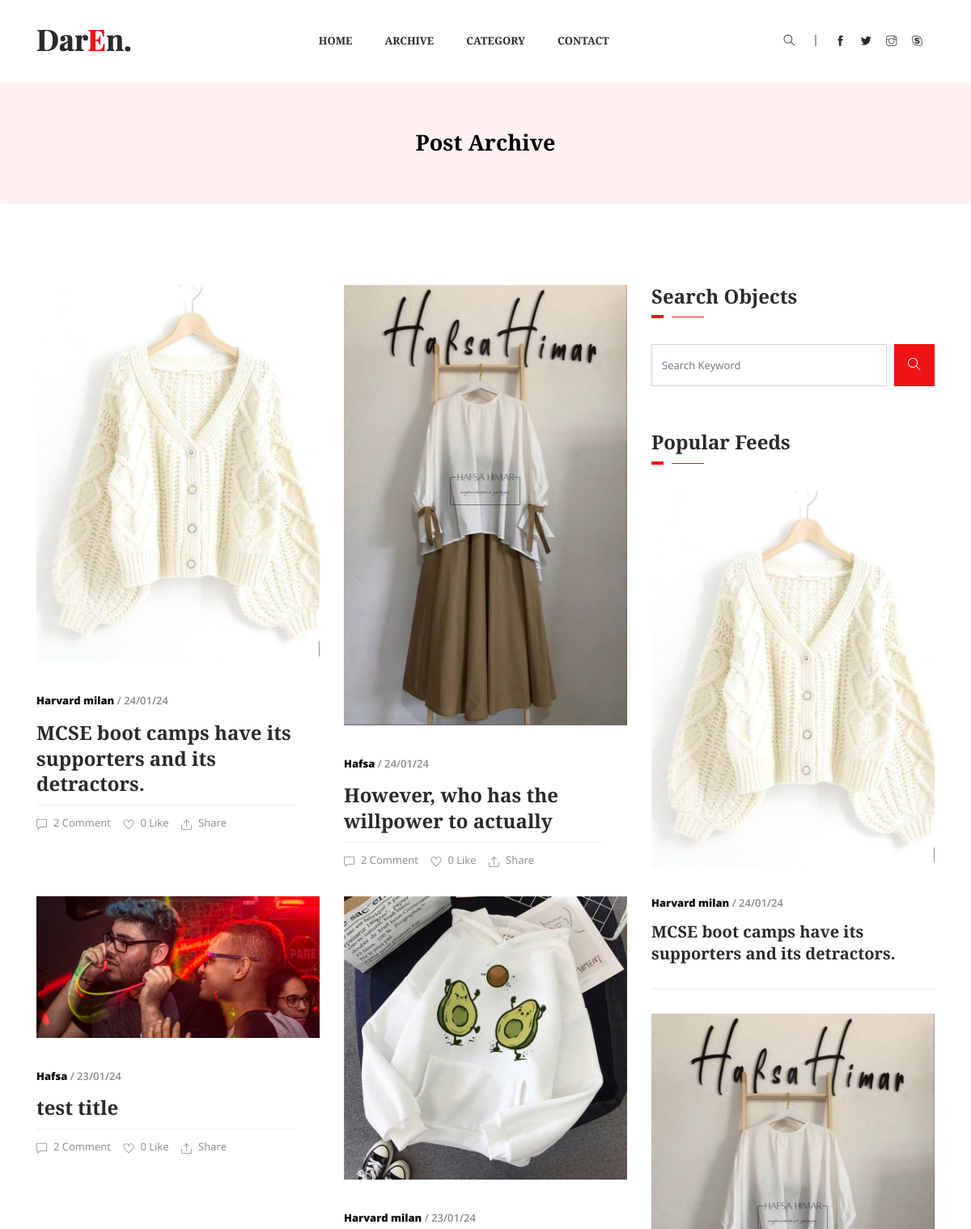
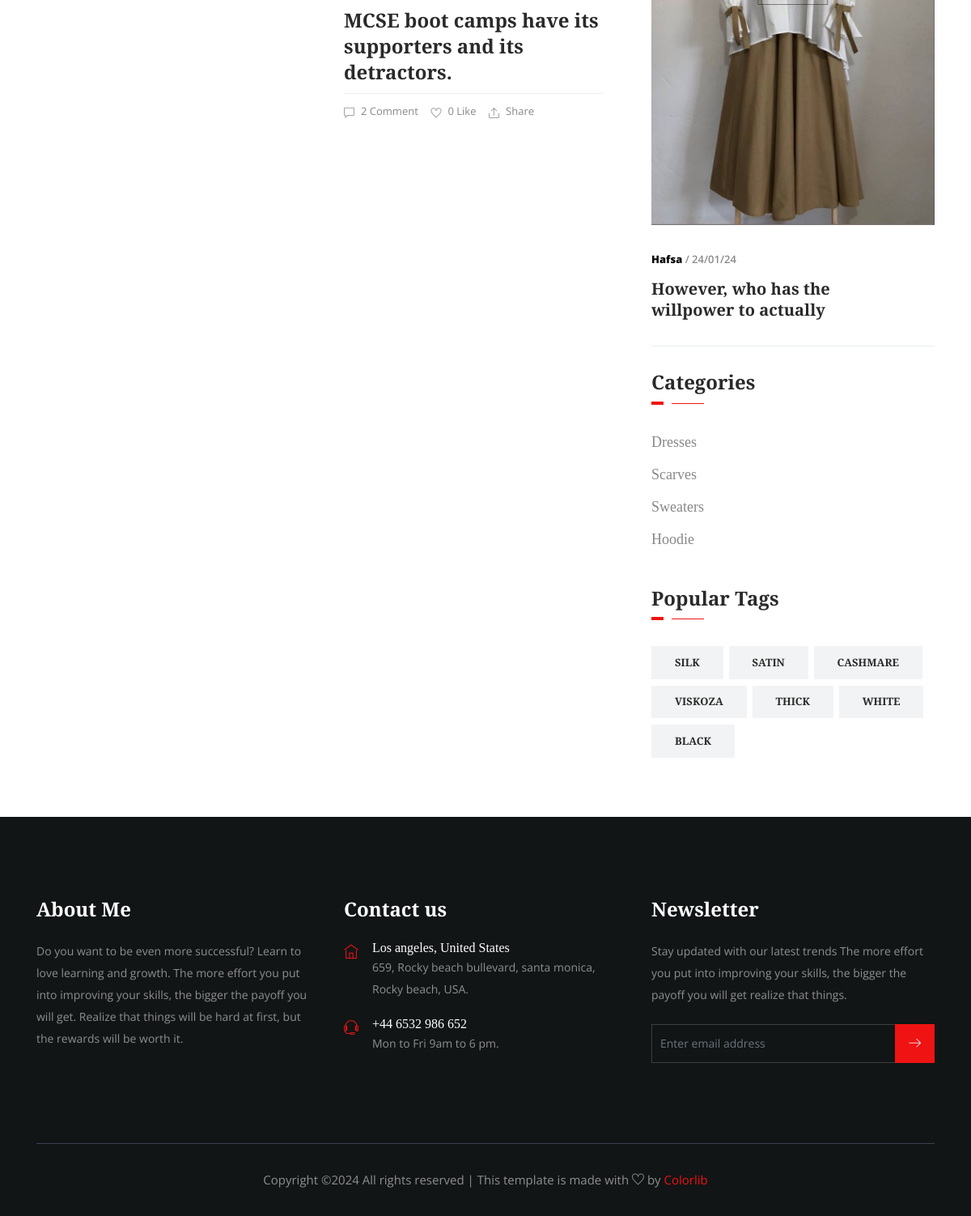
Page /archive/ on the committed database (2 pictures, top to bottom).
### archive/models.py (models this page shows, shortened)
class Article(models.Model):
    author = models.ForeignKey(Author, on_delete=models.SET_NULL, null=True, blank=True)
    category = models.ForeignKey(Category, on_delete=models.SET_NULL, null=True, blank=True)
    slug = models.SlugField(editable=False, null=True, blank=True)
    image = models.ImageField(upload_to='articles/')
    title = models.CharField(max_length=255)
    tags = models.ManyToManyField(Tag)
    modified_date = models.DateTimeField(auto_now=True)
    created_date = models.DateTimeField(auto_now_add=True)

class Author(models.Model):
    name = models.CharField(max_length=255)
    image = models.ImageField(upload_to='authors/')
    message = models.TextField()
    def __str__(self):
        return self.name

class Category(models.Model):
    title = models.CharField(max_length=255)
    def __str__(self):
        return self.title

class Tag(models.Model):
    title = models.CharField(max_length=255)

### archive/views.py (the view)
# urls.py: path('', archive_view, name='list'),
def archive_view(request):
    q = request.GET.get('q')
    cat = request.GET.get('cat')
    tag = request.GET.get('tag')
    articles = Article.objects.order_by('-id')
    if q:
        articles = Article.objects.filter(title__icontains=q)
    if cat:
        articles = articles.filter(category__title__exact=cat)
    if tag:
        articles = articles.filter(tags__title__exact=tag)
    context = {
        'articles': articles
    }
    return render(request, 'main/archive.html', context)

### archive/templatetags/footer_articles.py (called while the page is built)
@register.simple_tag
def site_bar_articles():
    return Article.objects.order_by('-id')[:2]

@register.simple_tag
def article_category():
    return Category.objects.all()

@register.simple_tag
def article_tags():
    return Tag.objects.all()

### templates/main/archive.html
{% extends 'base.html' %}
{% load static %}
{% block content %}
<section class="breadcrumb breadcrumb_bg">
    <div class="container">
        <div class="row">
            <div class="col-lg-12">
                <div class="breadcrumb_iner">
                    <div class="breadcrumb_iner_item">
                        <h2>Post Archive</h2>
                    </div>
                </div>
            </div>
        </div>
    </div>
</section>
<section class="all_post archive_post">
    <div class="container">
        <div class="row">
            <div class="col-lg-8">
                <div class="row">
                    {% for article in articles %}
                        <div class="col-lg-6">
                            <div class="single_catagory_post post_2">
                                <div class="category_post_img">
                                    <img src="{{ article.image.url }}" alt>
                                    <a href="{% url 'main:category' %}" class="category_btn">{{ article.category }}</a>
                                </div>
                                <div class="post_text_1 pr_30">
                                    <p><span>{{ article.author }}</span> / {{ article.created_date|date:"d/m/y" }}</p>
                                    <a href="{% url 'archive:detail' article.slug %}">
                                        <h3>{{ article.title }}</h3>
                                    </a>
                                    <div class="post_icon">
                                        <ul>
                                            <li><i class="ti-comment"></i>2 Comment</li>
                                            <li><i class="ti-heart"></i>0 Like</li>
                                            <li><i class="ti-export"></i>Share</li>
                                        </ul>
                                    </div>
                                </div>
                            </div>
                        </div>
                    {% endfor %}
                </div>
            </div>
                <div class="col-lg-4">
                    {% include 'page_footer.html' %}
                </div>
        </div>
    </div>
</section>
{% endblock %}

### templates/base.html (shortened to what this page needs)
{% load static %}
<!doctype html>
<html lang="en">
<head>
    <link rel="stylesheet" href="{% static 'css/bootstrap.min.css' %}">
    <link rel="stylesheet" href="{% static 'css/animate.css' %}">
    <link rel="stylesheet" href="{% static 'css/owl.carousel.min.css' %}">
    <link rel="stylesheet" href="{% static 'css/themify-icons.css' %}">
    <link rel="stylesheet" href="{% static 'css/liner_icon.css' %}">
    <link rel="stylesheet" href="{% static 'css/search.css' %}">
    <link rel="stylesheet" href="{% static 'css/style.css' %}">
</head>
<body>
{% include 'navbar.html' %}
{% block content %}
{% endblock %}
{% include 'footer.html' %}
</body>
</html>

### templates/navbar.html (shortened to what this page needs)
{% load static %}
<header class="main_menu">
    <div class="container">
        <div class="row align-items-center">
            <div class="col-lg-12">
                <nav class="navbar navbar-expand-lg navbar-light">
                    <a class="navbar-brand" href="{% url 'main:home' %}"> <img src="{% static 'img/logo.png' %}" alt="logo"> </a>
                    <div class="collapse navbar-collapse main-menu-item justify-content-center"
                         id="navbarSupportedContent">
                        <ul class="navbar-nav">
                            <li class="nav-item active">
                                <a class="nav-link" href="{% url 'main:home' %}">Home</a>
                            </li>
                            <li class="nav-item active">
                                <a class="nav-link" href="{% url 'archive:list' %}">Archive</a>
                            </li>
                            <li class="nav-item active">
                                <a class="nav-link" href="{% url 'main:category' %}">Category</a>
                            </li>
                            <li class="nav-item active">
                                <a class="nav-link" href="{% url 'main:contact' %}">Contact</a>
                            </li>
                        </ul>
                    </div>
                    <div class="header_social_icon d-none d-sm-block">
                        <ul>
                            <li>
                                <div id="wrap">
                                    <form action="{% url 'archive:list' %}"  method="get" autocomplete="on">
                                        <input id="search" name="q" type="text" placeholder="Search here"><span
                                            class="ti-search"></span>
                                    </form>
                                </div>
                            </li>
                            <li><a href="#" class="d-none d-lg-block"><i class="ti-facebook"></i></a></li>
                            <li><a href="#" class="d-none d-lg-block"> <i class="ti-twitter-alt"></i></a></li>
                            <li><a href="#" class="d-none d-lg-block"><i class="ti-instagram"></i></a></li>
                            <li><a href="#" class="d-none d-lg-block"><i class="ti-skype"></i></a></li>
                        </ul>
                    </div>
                </nav>
            </div>
        </div>
    </div>
</header>

### templates/page_footer.html
{% load footer_articles %}
{% site_bar_articles as footer_articles %}
{% article_category as article_category %}
{% article_tags as article_tags %}
<div class="sidebar_widget">
    <div class="sidebar_tittle">
        <h3>Search Objects</h3>
    </div>
    <form action="#">
        <div class="form-group">
            <div class="input-group mb-3">
                <input type="text" class="form-control" placeholder="Search Keyword"
                       onfocus="this.placeholder = ''" onblur="this.placeholder = 'Search Keyword'">
                <div class="input-group-append">
                    <button class="btn" type="button"><i class="ti-search"></i></button>
                </div>
            </div>
        </div>
    </form>
    <div class="sidebar_tittle">
        <h3>Popular Feeds</h3>
    </div>
    {% for footer_article in footer_articles %}
        <div class="single_catagory_post post_2 single_border_bottom">
            <div class="category_post_img">
                <img src="{{ footer_article.image.url }}" alt>
            </div>
            <div class="post_text_1 pr_30">
                <p><span> {{ footer_article.author.name }} </span> / {{ footer_article.created_date|date:"d/m/y" }}</p>
                <a href="{% url 'archive:detail' footer_article.slug %}">
                    <h3>{{ footer_article.title }}</h3>
                </a>
            </div>
        </div>
    {% endfor %}
    <div class="sidebar_tittle">
        <h3>Categories</h3>
    </div>
    <div class="single_catagory_item category">
        <ul class="list-unstyled">
           {% for category in article_category %}
                <li><a href="{% url 'main:category' %}?cat={{ category.title }}">{{ category.title }}</a></li>
            {% endfor %}
        </ul>
    </div>
    <div class="sidebar_tittle">
        <h3>Popular Tags</h3>
    </div>
    <div class="single_catagory_item tags">
        <ul class="list-unstyled">
            {% for tag in article_tags %}
                <li><a href="{% url 'main:category' %}?tag={{ tag.title }}">{{ tag.title }}</a></li>
            {% endfor %}
        </ul>
    </div>
</div>

### templates/footer.html
<footer class="footer-area">
    <div class="container">
        <div class="row">
            <div class="col-xl-4 col-md-4 col-sm-6">
                <div class="single-footer-widget footer_1">
                    <h4>About Me</h4>
                    <p>Do you want to be even more successful? Learn to love learning and growth.
                        The more effort you put into improving your skills, the bigger the payoff
                        you will get. Realize that things will be hard at first, but the rewards
                        will be worth it.</p>
                </div>
            </div>
            <div class="col-xl-4 col-md-4 col-sm-6">
                <div class="single-footer-widget footer_2">
                    <h4>Contact us</h4>
                    <div class="contact_info">
                        <span class="ti-home"></span>
                        <h5>Los angeles, United States</h5>
                        <p>659, Rocky beach bullevard, santa monica, Rocky beach, USA.</p>
                    </div>
                    <div class="contact_info">
                        <span class="ti-headphone-alt"></span>
                        <h5>+44 6532 986 652</h5>
                        <p>Mon to Fri 9am to 6 pm.</p>
                    </div>
                </div>
            </div>
            <div class="col-xl-4 col-md-4 col-sm-10">
                <div class="single-footer-widget footer_3">
                    <h4>Newsletter</h4>
                    <p>Stay updated with our latest trends The more effort you put into
                        improving your skills, the bigger the payoff you will get realize that things.</p>
                    <form action="#">
                        <div class="form-group">
                            <div class="input-group mb-3">
                                <input type="text" class="form-control" placeholder="Enter email address"
                                       onfocus="this.placeholder = ''"
                                       onblur="this.placeholder = 'Enter email address'">
                                <div class="input-group-append">
                                    <button class="btn" type="button"><span class="lnr lnr-arrow-right"></span></button>
                                </div>
                            </div>
                        </div>
                    </form>
                </div>
            </div>
        </div>
        <div class="row align-items-center">
            <div class="col-lg-12">
                <div class="copyright_part_text text-center">
                    <p class="footer-text m-0">
                        Copyright &copy;<script>document.write(new Date().getFullYear());</script>
                        All rights reserved | This template is made with <i class="ti-heart" aria-hidden="true"></i> by
                        <a href="https://colorlib.com/" target="_blank">Colorlib</a>
                    </p>
                </div>
            </div>
        </div>
    </div>
</footer>

### rows in the picture
Article: image (picture), author "Harvard milan", created_date "24/01/24", title "MCSE boot camps have its supporters and its detractors.", author.name "Harvard milan"
Article: image (picture), author "Hafsa", created_date "24/01/24", title "However, who has the willpower to actually", author.name "Hafsa"
Article: image (picture), author "Hafsa", created_date "23/01/24", title "test title"
Article: image (picture), author "Harvard milan", created_date "23/01/24", title "MCSE boot camps have its supporters and its detractors."
Category: title "Dresses"
Category: title "Scarves"
Category: title "Sweaters"
Category: title "Hoodie"
Tag: title "SILK"
Tag: title "SATIN"
Tag: title "CASHMARE"
Tag: title "VISKOZA"
Tag: title "THICK"
Tag: title "WHITE"
Tag: title "BLACK"
